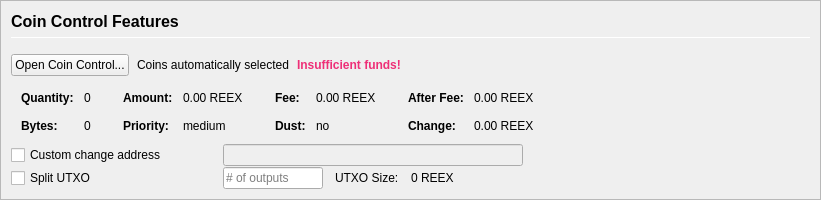
         <widget class="QFrame" name="frameCoinControl">
          <property name="sizePolicy">
           <sizepolicy hsizetype="Expanding" vsizetype="Expanding">
            <horstretch>0</horstretch>
            <verstretch>0</verstretch>
           </sizepolicy>
          </property>
          <property name="maximumSize">
           <size>
            <width>16777215</width>
            <height>16777215</height>
           </size>
          </property>
          <property name="frameShape">
           <enum>QFrame::StyledPanel</enum>
          </property>
          <property name="frameShadow">
           <enum>QFrame::Sunken</enum>
          </property>
          <layout class="QVBoxLayout" name="verticalLayoutCoinControl2">
           <property name="spacing">
            <number>0</number>
           </property>
           <property name="leftMargin">
            <number>0</number>
           </property>
           <property name="topMargin">
            <number>0</number>
           </property>
           <property name="rightMargin">
            <number>0</number>
           </property>
           <property name="bottomMargin">
            <number>0</number>
           </property>
           <item>
            <widget class="QFrame" name="frameCoinControl_BG">
             <layout class="QVBoxLayout" name="verticalLayoutCoinControl" stretch="0,0,0,0,0,0">
              <property name="spacing">
               <number>1</number>
              </property>
              <property name="leftMargin">
               <number>10</number>
              </property>
              <property name="topMargin">
               <number>10</number>
              </property>
              <item>
               <layout class="QHBoxLayout" name="horizontalLayoutCoinControl1">
                <property name="bottomMargin">
                 <number>15</number>
                </property>
                <item>
                 <layout class="QVBoxLayout" name="verticalLayout_3">
                  <property name="spacing">
                   <number>6</number>
                  </property>
                  <item>
                   <widget class="QLabel" name="labelCoinControlFeatures">
                    <property name="sizePolicy">
                     <sizepolicy hsizetype="Preferred" vsizetype="Maximum">
                      <horstretch>0</horstretch>
                      <verstretch>0</verstretch>
                     </sizepolicy>
                    </property>
                    <property name="minimumSize">
                     <size>
                      <width>0</width>
                      <height>20</height>
                     </size>
                    </property>
                    <property name="font">
                     <font>
                      <pointsize>12</pointsize>
                      <weight>75</weight>
                      <bold>true</bold>
                     </font>
                    </property>
                    <property name="styleSheet">
                     <string notr="true">font-weight:bold;</string>
                    </property>
                    <property name="text">
                     <string>Coin Control Features</string>
                    </property>
                   </widget>
                  </item>
                  <item>
                   <widget class="Line" name="line">
                    <property name="minimumSize">
                     <size>
                      <width>0</width>
                      <height>1</height>
                     </size>
                    </property>
                    <property name="maximumSize">
                     <size>
                      <width>16777215</width>
                      <height>1</height>
                     </size>
                    </property>
                    <property name="orientation">
                     <enum>Qt::Horizontal</enum>
                    </property>
                   </widget>
                  </item>
                 </layout>
                </item>
               </layout>
              </item>
              <item>
               <layout class="QHBoxLayout" name="horizontalLayoutCoinControl2" stretch="0,0,0,0">
                <property name="spacing">
                 <number>8</number>
                </property>
                <property name="bottomMargin">
                 <number>10</number>
                </property>
                <item>
                 <widget class="QPushButton" name="pushButtonCoinControl">
                  <property name="styleSheet">
                   <string notr="true"/>
                  </property>
                  <property name="text">
                   <string>Open Coin Control...</string>
                  </property>
                  <property name="autoDefault">
                   <bool>false</bool>
                  </property>
                 </widget>
                </item>
                <item>
                 <widget class="QLabel" name="labelCoinControlAutomaticallySelected">
                  <property name="text">
                   <string>Coins automatically selected</string>
                  </property>
                  <property name="margin">
                   <number>5</number>
                  </property>
                 </widget>
                </item>
                <item>
                 <widget class="QLabel" name="labelCoinControlInsuffFunds">
                  <property name="font">
                   <font>
                    <weight>75</weight>
                    <bold>true</bold>
                   </font>
                  </property>
                  <property name="styleSheet">
                   <string notr="true">color: #ee2f77;font-weight:bold;</string>
                  </property>
                  <property name="text">
                   <string>Insufficient funds!</string>
                  </property>
                  <property name="margin">
                   <number>5</number>
                  </property>
                 </widget>
                </item>
                <item>
                 <spacer name="horizontalSpacerCoinControl">
                  <property name="orientation">
                   <enum>Qt::Horizontal</enum>
                  </property>
                  <property name="sizeHint" stdset="0">
                   <size>
                    <width>40</width>
                    <height>1</height>
                   </size>
                  </property>
                 </spacer>
                </item>
               </layout>
              </item>
              <item>
               <widget class="QWidget" name="widgetCoinControl" native="true">
                <property name="sizePolicy">
                 <sizepolicy hsizetype="Preferred" vsizetype="Preferred">
                  <horstretch>0</horstretch>
                  <verstretch>0</verstretch>
                 </sizepolicy>
                </property>
                <property name="minimumSize">
                 <size>
                  <width>0</width>
                  <height>0</height>
                 </size>
                </property>
                <property name="styleSheet">
                 <string notr="true"/>
                </property>
                <layout class="QHBoxLayout" name="horizontalLayoutCoinControl5">
                 <property name="leftMargin">
                  <number>0</number>
                 </property>
                 <property name="topMargin">
                  <number>0</number>
                 </property>
                 <property name="rightMargin">
                  <number>0</number>
                 </property>
                 <property name="bottomMargin">
                  <number>0</number>
                 </property>
                 <item>
                  <layout class="QHBoxLayout" name="horizontalLayoutCoinControl3" stretch="0,0,0,1">
                   <property name="spacing">
                    <number>20</number>
                   </property>
                   <property name="topMargin">
                    <number>0</number>
                   </property>
                   <property name="bottomMargin">
                    <number>10</number>
                   </property>
                   <item>
                    <layout class="QFormLayout" name="formLayoutCoinControl1">
                     <property name="horizontalSpacing">
                      <number>10</number>
                     </property>
                     <property name="verticalSpacing">
                      <number>14</number>
                     </property>
                     <property name="leftMargin">
                      <number>10</number>
                     </property>
                     <property name="topMargin">
                      <number>4</number>
                     </property>
                     <property name="rightMargin">
                      <number>6</number>
                     </property>
                     <item row="0" column="0">
                      <widget class="QLabel" name="labelCoinControlQuantityText">
                       <property name="font">
                        <font>
                         <weight>75</weight>
                         <bold>true</bold>
                        </font>
                       </property>
                       <property name="text">
                        <string>Quantity:</string>
                       </property>
                       <property name="margin">
                        <number>0</number>
                       </property>
                      </widget>
                     </item>
                     <item row="0" column="1">
                      <widget class="QLabel" name="labelCoinControlQuantity">
                       <property name="cursor">
                        <cursorShape>IBeamCursor</cursorShape>
                       </property>
                       <property name="contextMenuPolicy">
                        <enum>Qt::ActionsContextMenu</enum>
                       </property>
                       <property name="text">
                        <string notr="true">0</string>
                       </property>
                       <property name="margin">
                        <number>0</number>
                       </property>
                       <property name="textInteractionFlags">
                        <set>Qt::LinksAccessibleByMouse|Qt::TextSelectableByKeyboard|Qt::TextSelectableByMouse</set>
                       </property>
                      </widget>
                     </item>
                     <item row="1" column="0">
                      <widget class="QLabel" name="labelCoinControlBytesText">
                       <property name="font">
                        <font>
                         <weight>75</weight>
                         <bold>true</bold>
                        </font>
                       </property>
                       <property name="text">
                        <string>Bytes:</string>
                       </property>
                      </widget>
                     </item>
                     <item row="1" column="1">
                      <widget class="QLabel" name="labelCoinControlBytes">
                       <property name="cursor">
                        <cursorShape>IBeamCursor</cursorShape>
                       </property>
                       <property name="contextMenuPolicy">
                        <enum>Qt::ActionsContextMenu</enum>
                       </property>
                       <property name="text">
                        <string notr="true">0</string>
                       </property>
                       <property name="textInteractionFlags">
                        <set>Qt::LinksAccessibleByMouse|Qt::TextSelectableByKeyboard|Qt::TextSelectableByMouse</set>
                       </property>
                      </widget>
                     </item>
                    </layout>
                   </item>
                   <item>
                    <layout class="QFormLayout" name="formLayoutCoinControl2">
                     <property name="horizontalSpacing">
                      <number>10</number>
                     </property>
                     <property name="verticalSpacing">
                      <number>14</number>
                     </property>
                     <property name="leftMargin">
                      <number>6</number>
                     </property>
                     <property name="topMargin">
                      <number>4</number>
                     </property>
                     <property name="rightMargin">
                      <number>6</number>
                     </property>
                     <item row="0" column="0">
                      <widget class="QLabel" name="labelCoinControlAmountText">
                       <property name="font">
                        <font>
                         <weight>75</weight>
                         <bold>true</bold>
                        </font>
                       </property>
                       <property name="text">
                        <string>Amount:</string>
                       </property>
                       <property name="margin">
                        <number>0</number>
                       </property>
                      </widget>
                     </item>
                     <item row="0" column="1">
                      <widget class="QLabel" name="labelCoinControlAmount">
                       <property name="cursor">
                        <cursorShape>IBeamCursor</cursorShape>
                       </property>
                       <property name="contextMenuPolicy">
                        <enum>Qt::ActionsContextMenu</enum>
                       </property>
                       <property name="text">
                        <string notr="true">0.00 REEX</string>
                       </property>
                       <property name="textInteractionFlags">
                        <set>Qt::LinksAccessibleByMouse|Qt::TextSelectableByKeyboard|Qt::TextSelectableByMouse</set>
                       </property>
                      </widget>
                     </item>
                     <item row="1" column="0">
                      <widget class="QLabel" name="labelCoinControlPriorityText">
                       <property name="font">
                        <font>
                         <weight>75</weight>
                         <bold>true</bold>
                        </font>
                       </property>
                       <property name="text">
                        <string>Priority:</string>
                       </property>
                      </widget>
                     </item>
                     <item row="1" column="1">
                      <widget class="QLabel" name="labelCoinControlPriority">
                       <property name="cursor">
                        <cursorShape>IBeamCursor</cursorShape>
                       </property>
                       <property name="contextMenuPolicy">
                        <enum>Qt::ActionsContextMenu</enum>
                       </property>
                       <property name="text">
                        <string>medium</string>
                       </property>
                       <property name="textInteractionFlags">
                        <set>Qt::LinksAccessibleByMouse|Qt::TextSelectableByKeyboard|Qt::TextSelectableByMouse</set>
                       </property>
                      </widget>
                     </item>
                    </layout>
                   </item>
                   <item>
                    <layout class="QFormLayout" name="formLayoutCoinControl3">
                     <property name="horizontalSpacing">
                      <number>10</number>
                     </property>
                     <property name="verticalSpacing">
                      <number>14</number>
                     </property>
                     <property name="leftMargin">
                      <number>6</number>
                     </property>
                     <property name="topMargin">
                      <number>4</number>
                     </property>
                     <property name="rightMargin">
                      <number>6</number>
                     </property>
                     <item row="0" column="0">
                      <widget class="QLabel" name="labelCoinControlFeeText">
                       <property name="font">
                        <font>
                         <weight>75</weight>
                         <bold>true</bold>
                        </font>
                       </property>
                       <property name="text">
                        <string>Fee:</string>
                       </property>
                       <property name="margin">
                        <number>0</number>
                       </property>
                      </widget>
                     </item>
                     <item row="0" column="1">
                      <widget class="QLabel" name="labelCoinControlFee">
                       <property name="cursor">
                        <cursorShape>IBeamCursor</cursorShape>
                       </property>
                       <property name="contextMenuPolicy">
                        <enum>Qt::ActionsContextMenu</enum>
                       </property>
                       <property name="text">
                        <string notr="true">0.00 REEX</string>
                       </property>
                       <property name="textInteractionFlags">
                        <set>Qt::LinksAccessibleByMouse|Qt::TextSelectableByKeyboard|Qt::TextSelectableByMouse</set>
                       </property>
                      </widget>
                     </item>
                     <item row="1" column="0">
                      <widget class="QLabel" name="labelCoinControlLowOutputText">
                       <property name="font">
                        <font>
                         <weight>75</weight>
                         <bold>true</bold>
                        </font>
                       </property>
                       <property name="text">
                        <string>Dust:</string>
                       </property>
                      </widget>
                     </item>
                     <item row="1" column="1">
                      <widget class="QLabel" name="labelCoinControlLowOutput">
                       <property name="cursor">
                        <cursorShape>IBeamCursor</cursorShape>
                       </property>
                       <property name="contextMenuPolicy">
                        <enum>Qt::ActionsContextMenu</enum>
                       </property>
                       <property name="text">
                        <string>no</string>
                       </property>
                       <property name="textInteractionFlags">
                        <set>Qt::LinksAccessibleByMouse|Qt::TextSelectableByKeyboard|Qt::TextSelectableByMouse</set>
                       </property>
                      </widget>
                     </item>
                    </layout>
                   </item>
                   <item>
                    <layout class="QFormLayout" name="formLayoutCoinControl4">
                     <property name="horizontalSpacing">
                      <number>10</number>
                     </property>
                     <property name="verticalSpacing">
                      <number>14</number>
                     </property>
                     <property name="leftMargin">
                      <number>6</number>
                     </property>
                     <property name="topMargin">
                      <number>4</number>
                     </property>
                     <property name="rightMargin">
                      <number>6</number>
                     </property>
                     <item row="0" column="0">
                      <widget class="QLabel" name="labelCoinControlAfterFeeText">
                       <property name="font">
                        <font>
                         <weight>75</weight>
                         <bold>true</bold>
                        </font>
                       </property>
                       <property name="text">
                        <string>After Fee:</string>
                       </property>
                       <property name="margin">
                        <number>0</number>
                       </property>
                      </widget>
                     </item>
                     <item row="0" column="1">
                      <widget class="QLabel" name="labelCoinControlAfterFee">
                       <property name="cursor">
                        <cursorShape>IBeamCursor</cursorShape>
                       </property>
                       <property name="contextMenuPolicy">
                        <enum>Qt::ActionsContextMenu</enum>
                       </property>
                       <property name="text">
                        <string notr="true">0.00 REEX</string>
                       </property>
                       <property name="textInteractionFlags">
                        <set>Qt::LinksAccessibleByMouse|Qt::TextSelectableByKeyboard|Qt::TextSelectableByMouse</set>
                       </property>
                      </widget>
                     </item>
                     <item row="1" column="0">
                      <widget class="QLabel" name="labelCoinControlChangeText">
                       <property name="font">
                        <font>
                         <weight>75</weight>
                         <bold>true</bold>
                        </font>
                       </property>
                       <property name="text">
                        <string>Change:</string>
                       </property>
                      </widget>
                     </item>
                     <item row="1" column="1">
                      <widget class="QLabel" name="labelCoinControlChange">
                       <property name="cursor">
                        <cursorShape>IBeamCursor</cursorShape>
                       </property>
                       <property name="contextMenuPolicy">
                        <enum>Qt::ActionsContextMenu</enum>
                       </property>
                       <property name="text">
                        <string notr="true">0.00 REEX</string>
                       </property>
                       <property name="textInteractionFlags">
                        <set>Qt::LinksAccessibleByMouse|Qt::TextSelectableByKeyboard|Qt::TextSelectableByMouse</set>
                       </property>
                      </widget>
                     </item>
                    </layout>
                   </item>
                  </layout>
                 </item>
                </layout>
               </widget>
              </item>
              <item>
               <layout class="QHBoxLayout" name="horizontalLayoutCoinControl4">
                <property name="spacing">
                 <number>12</number>
                </property>
                <property name="sizeConstraint">
                 <enum>QLayout::SetDefaultConstraint</enum>
                </property>
                <property name="topMargin">
                 <number>0</number>
                </property>
                <property name="rightMargin">
                 <number>0</number>
                </property>
                <item>
                 <widget class="QCheckBox" name="checkBoxCoinControlChange">
                  <property name="sizePolicy">
                   <sizepolicy hsizetype="Preferred" vsizetype="Preferred">
                    <horstretch>0</horstretch>
                    <verstretch>0</verstretch>
                   </sizepolicy>
                  </property>
                  <property name="minimumSize">
                   <size>
                    <width>200</width>
                    <height>0</height>
                   </size>
                  </property>
                  <property name="maximumSize">
                   <size>
                    <width>200</width>
                    <height>16777215</height>
                   </size>
                  </property>
                  <property name="toolTip">
                   <string>If this is activated, but the change address is empty or invalid, change will be sent to a newly generated address.</string>
                  </property>
                  <property name="text">
                   <string>Custom change address</string>
                  </property>
                 </widget>
                </item>
                <item>
                 <widget class="QValidatedLineEdit" name="lineEditCoinControlChange">
                  <property name="enabled">
                   <bool>false</bool>
                  </property>
                  <property name="sizePolicy">
                   <sizepolicy hsizetype="Preferred" vsizetype="Preferred">
                    <horstretch>0</horstretch>
                    <verstretch>0</verstretch>
                   </sizepolicy>
                  </property>
                  <property name="minimumSize">
                   <size>
                    <width>300</width>
                    <height>0</height>
                   </size>
                  </property>
                 </widget>
                </item>
                <item>
                 <widget class="QLabel" name="labelCoinControlChangeLabel">
                  <property name="sizePolicy">
                   <sizepolicy hsizetype="Preferred" vsizetype="Preferred">
                    <horstretch>0</horstretch>
                    <verstretch>0</verstretch>
                   </sizepolicy>
                  </property>
                  <property name="minimumSize">
                   <size>
                    <width>100</width>
                    <height>0</height>
                   </size>
                  </property>
                  <property name="text">
                   <string/>
                  </property>
                  <property name="margin">
                   <number>3</number>
                  </property>
                 </widget>
                </item>
               </layout>
              </item>
              <item>
               <layout class="QHBoxLayout" name="horizontalLayoutCoinControl6">
                <property name="spacing">
                 <number>12</number>
                </property>
                <property name="rightMargin">
                 <number>0</number>
                </property>
                <item>
                 <widget class="QCheckBox" name="splitBlockCheckBox">
                  <property name="sizePolicy">
                   <sizepolicy hsizetype="Preferred" vsizetype="Preferred">
                    <horstretch>0</horstretch>
                    <verstretch>0</verstretch>
                   </sizepolicy>
                  </property>
                  <property name="minimumSize">
                   <size>
                    <width>200</width>
                    <height>0</height>
                   </size>
                  </property>
                  <property name="maximumSize">
                   <size>
                    <width>200</width>
                    <height>16777215</height>
                   </size>
                  </property>
                  <property name="text">
                   <string>Split UTXO</string>
                  </property>
                 </widget>
                </item>
                <item>
                 <widget class="QLineEdit" name="splitBlockLineEdit">
                  <property name="sizePolicy">
                   <sizepolicy hsizetype="Preferred" vsizetype="Preferred">
                    <horstretch>50</horstretch>
                    <verstretch>0</verstretch>
                   </sizepolicy>
                  </property>
                  <property name="minimumSize">
                   <size>
                    <width>100</width>
                    <height>0</height>
                   </size>
                  </property>
                  <property name="maximumSize">
                   <size>
                    <width>100</width>
                    <height>16777215</height>
                   </size>
                  </property>
                  <property name="placeholderText">
                   <string># of outputs</string>
                  </property>
                 </widget>
                </item>
                <item>
                 <widget class="QLabel" name="labelBlockSizeText">
                  <property name="text">
                   <string>UTXO Size:</string>
                  </property>
                 </widget>
                </item>
                <item>
                 <widget class="QLabel" name="labelBlockSize">
                  <property name="text">
                   <string>0 REEX</string>
                  </property>
                 </widget>
                </item>
                <item>
                 <spacer name="horizontalSpacer_7">
                  <property name="orientation">
                   <enum>Qt::Horizontal</enum>
                  </property>
                  <property name="sizeHint" stdset="0">
                   <size>
                    <width>40</width>
                    <height>20</height>
                   </size>
                  </property>
                 </spacer>
                </item>
               </layout>
              </item>
              <item>
               <spacer name="verticalSpacerCoinControl">
                <property name="orientation">
                 <enum>Qt::Vertical</enum>
                </property>
                <property name="sizeHint" stdset="0">
                 <size>
                  <width>800</width>
                  <height>1</height>
                 </size>
                </property>
               </spacer>
              </item>
             </layout>
            </widget>
           </item>
          </layout>
         </widget>
